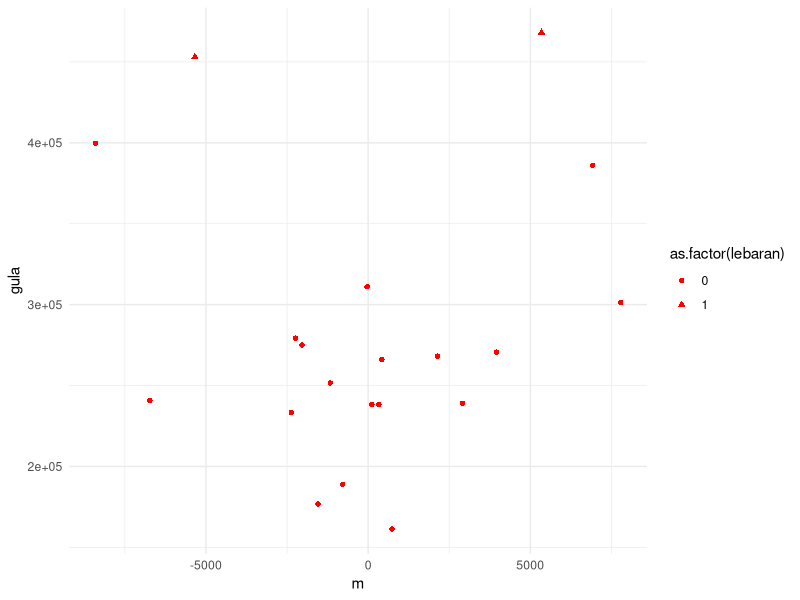
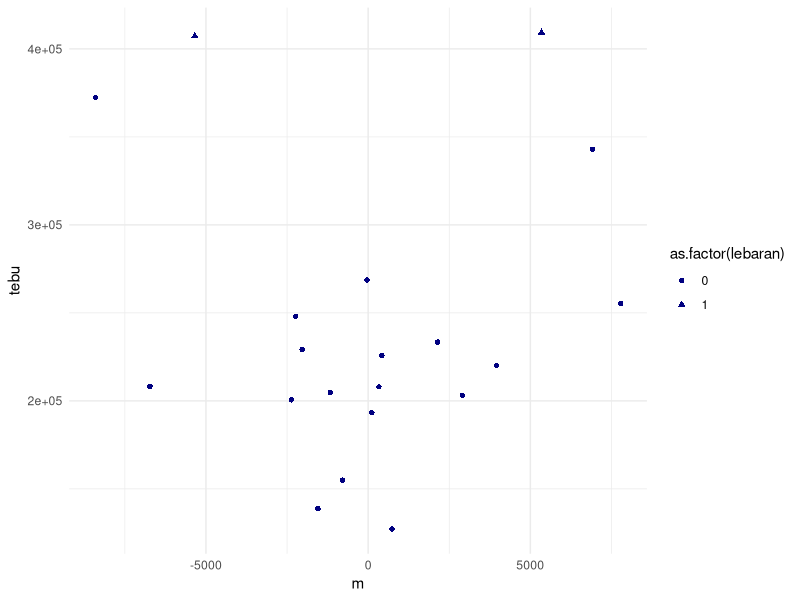
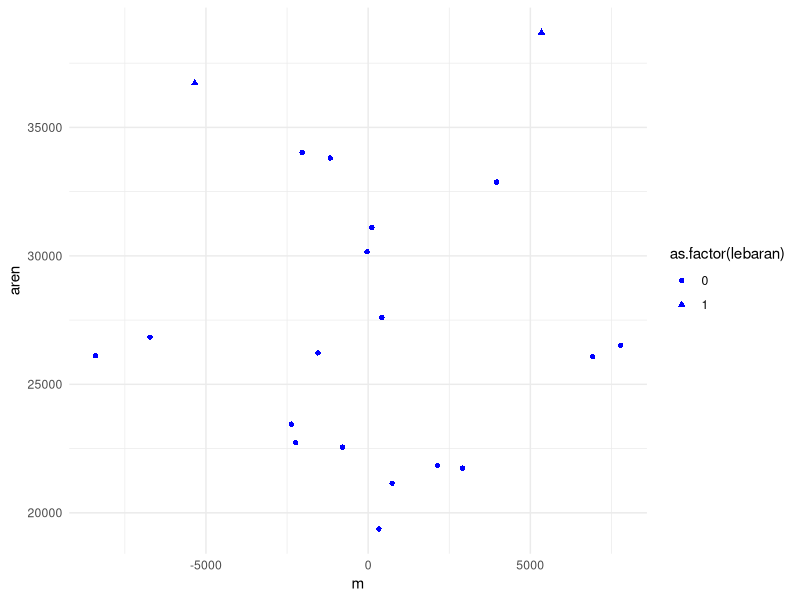

R code for these plots, in order:
setwd("D:/METOPEL UAS/TALITA METOPEL")
library(readxl)
library(tidyverse)
library(kableExtra)
read_excel("AREN.xlsx")
dat <- read_excel("AREN.xlsx")
kbl(dat) %>%
  kable_styling(bootstrap_options = c("striped", "hover", "condensed", "responsive"))


# Plot 
# regresi
reg1<-lm(gula~tebu+aren+lebaran,data=dat)
summary(reg1)

dat$m<-resid(reg1)
ggplot(data=dat, aes(x = m, y = gula, shape = as.factor(lebaran))) +
  geom_point(color = "red", size = 1.5)+theme_minimal()

dat$m<-resid(reg1)
ggplot(data=dat, aes(x = m, y = tebu, shape = as.factor(lebaran))) +
  geom_point(color = "navy", size = 1.5)+theme_minimal()

dat$m<-resid(reg1)
ggplot(data=dat, aes(x = m, y = aren, shape = as.factor(lebaran))) +
  geom_point(color = "blue", size = 1.5)+theme_minimal()

## buat variabel baru namanya SS di mana SS=1 kalau S="sakit"
dat$hari.biasa<-ifelse(dat$lebaran=="0",1 , 0) 
reg2<-lm(gula~tebu+aren+hari.biasa, data=dat)
summary(reg2)
